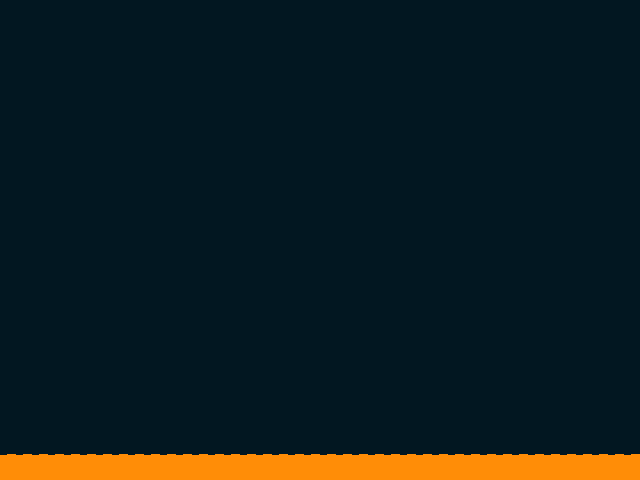

This game map was drawn from its Tiled (.tmx) file and the tilesets committed beside it. A one-line description and the full map source follow:
An orthogonal 40x30 tile map with 16x16 px tiles, 1 tile layer (lavaLayer).

<map version="1.0" orientation="orthogonal" renderorder="right-down" width="40" height="30" tilewidth="16" tileheight="16" nextobjectid="1">
 <tileset firstgid="1" name="lavaTiles" tilewidth="16" tileheight="16" tilecount="50" columns="10">
  <image source="../assets/img/tiles.png" width="160" height="80" />
 </tileset>
 <layer name="lavaLayer" width="40" height="30">
  <data encoding="csv">
12,12,12,12,12,12,12,12,12,12,12,12,12,12,12,12,12,12,12,12,12,12,12,12,12,12,12,12,12,12,12,12,12,12,12,12,12,12,12,12,
12,12,12,12,12,12,12,12,12,12,12,12,12,12,12,12,12,12,12,12,12,12,12,12,12,12,12,12,12,12,12,12,12,12,12,12,12,12,12,12,
12,12,12,12,12,12,12,12,12,12,12,12,12,12,12,12,12,12,12,12,12,12,12,12,12,12,12,12,12,12,12,12,12,12,12,12,12,12,12,12,
12,12,12,12,12,12,12,12,12,12,12,12,12,12,12,12,12,12,12,12,12,12,12,12,12,12,12,12,12,12,12,12,12,12,12,12,12,12,12,12,
12,12,12,12,12,12,12,12,12,12,12,12,12,12,12,12,12,12,12,12,12,12,12,12,12,12,12,12,12,12,12,12,12,12,12,12,12,12,12,12,
12,12,12,12,12,12,12,12,12,12,12,12,12,12,12,12,12,12,12,12,12,12,12,12,12,12,12,12,12,12,12,12,12,12,12,12,12,12,12,12,
12,12,12,12,12,12,12,12,12,12,12,12,12,12,12,12,12,12,12,12,12,12,12,12,12,12,12,12,12,12,12,12,12,12,12,12,12,12,12,12,
12,12,12,12,12,12,12,12,12,12,12,12,12,12,12,12,12,12,12,12,12,12,12,12,12,12,12,12,12,12,12,12,12,12,12,12,12,12,12,12,
12,12,12,12,12,12,12,12,12,12,12,12,12,12,12,12,12,12,12,12,12,12,12,12,12,12,12,12,12,12,12,12,12,12,12,12,12,12,12,12,
12,12,12,12,12,12,12,12,12,12,12,12,12,12,12,12,12,12,12,12,12,12,12,12,12,12,12,12,12,12,12,12,12,12,12,12,12,12,12,12,
12,12,12,12,12,12,12,12,12,12,12,12,12,12,12,12,12,12,12,12,12,12,12,12,12,12,12,12,12,12,12,12,12,12,12,12,12,12,12,12,
12,12,12,12,12,12,12,12,12,12,12,12,12,12,12,12,12,12,12,12,12,12,12,12,12,12,12,12,12,12,12,12,12,12,12,12,12,12,12,12,
12,12,12,12,12,12,12,12,12,12,12,12,12,12,12,12,12,12,12,12,12,12,12,12,12,12,12,12,12,12,12,12,12,12,12,12,12,12,12,12,
12,12,12,12,12,12,12,12,12,12,12,12,12,12,12,12,12,12,12,12,12,12,12,12,12,12,12,12,12,12,12,12,12,12,12,12,12,12,12,12,
12,12,12,12,12,12,12,12,12,12,12,12,12,12,12,12,12,12,12,12,12,12,12,12,12,12,12,12,12,12,12,12,12,12,12,12,12,12,12,12,
12,12,12,12,12,12,12,12,12,12,12,12,12,12,12,12,12,12,12,12,12,12,12,12,12,12,12,12,12,12,12,12,12,12,12,12,12,12,12,12,
12,12,12,12,12,12,12,12,12,12,12,12,12,12,12,12,12,12,12,12,12,12,12,12,12,12,12,12,12,12,12,12,12,12,12,12,12,12,12,12,
12,12,12,12,12,12,12,12,12,12,12,12,12,12,12,12,12,12,12,12,12,12,12,12,12,12,12,12,12,12,12,12,12,12,12,12,12,12,12,12,
12,12,12,12,12,12,12,12,12,12,12,12,12,12,12,12,12,12,12,12,12,12,12,12,12,12,12,12,12,12,12,12,12,12,12,12,12,12,12,12,
12,12,12,12,12,12,12,12,12,12,12,12,12,12,12,12,12,12,12,12,12,12,12,12,12,12,12,12,12,12,12,12,12,12,12,12,12,12,12,12,
12,12,12,12,12,12,12,12,12,12,12,12,12,12,12,12,12,12,12,12,12,12,12,12,12,12,12,12,12,12,12,12,12,12,12,12,12,12,12,12,
12,12,12,12,12,12,12,12,12,12,12,12,12,12,12,12,12,12,12,12,12,12,12,12,12,12,12,12,12,12,12,12,12,12,12,12,12,12,12,12,
12,12,12,12,12,12,12,12,12,12,12,12,12,12,12,12,12,12,12,12,12,12,12,12,12,12,12,12,12,12,12,12,12,12,12,12,12,12,12,12,
12,12,12,12,12,12,12,12,12,12,12,12,12,12,12,12,12,12,12,12,12,12,12,12,12,12,12,12,12,12,12,12,12,12,12,12,12,12,12,12,
12,12,12,12,12,12,12,12,12,12,12,12,12,12,12,12,12,12,12,12,12,12,12,12,12,12,12,12,12,12,12,12,12,12,12,12,12,12,12,12,
12,12,12,12,12,12,12,12,12,12,12,12,12,12,12,12,12,12,12,12,12,12,12,12,12,12,12,12,12,12,12,12,12,12,12,12,12,12,12,12,
12,12,12,12,12,12,12,12,12,12,12,12,12,12,12,12,12,12,12,12,12,12,12,12,12,12,12,12,12,12,12,12,12,12,12,12,12,12,12,12,
12,12,12,12,12,12,12,12,12,12,12,12,12,12,12,12,12,12,12,12,12,12,12,12,12,12,12,12,12,12,12,12,12,12,12,12,12,12,12,12,
5,5,5,5,5,5,5,5,5,5,5,5,5,5,5,5,5,5,5,5,5,5,5,5,5,5,5,5,5,5,5,5,5,5,5,5,5,5,5,5,
15,15,15,15,15,15,15,15,15,15,15,15,15,15,15,15,15,15,15,15,15,15,15,15,15,15,15,15,15,15,15,15,15,15,15,15,15,15,15,15
</data>
 </layer>
</map>
